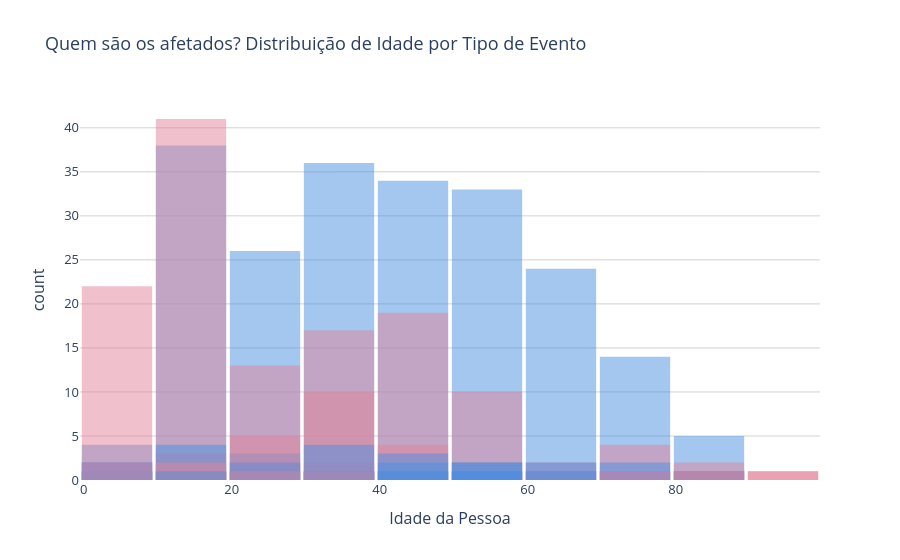

Notebook code for this chart:
### Code cell
# 1. Filtro de Segurança: Vamos criar uma cópia leve tirando o que for nulo ou 'None'
# Isso impede que textos perdidos quebrem o seu gráfico
df_grafico = df[df['Idade Evento'].notna()].copy()
df_grafico = df_grafico[df_grafico['Tipo de Evento'].notna()]

# Garante que a idade seja lida estritamente como número
df_grafico['Idade Evento'] = pd.to_numeric(df_grafico['Idade Evento'], errors='coerce')
df_grafico = df_grafico.dropna(subset=['Idade Evento'])

# 2. Criamos o Histograma (Super limpo e legível)
fig_distribuicao = px.histogram(
    df_grafico, 
    x='Idade Evento', 
    color='Tipo de Evento', 
    nbins=15,                    # Divide as idades em 15 blocos fáceis de ler
    barmode='overlay',           # Sobrepõe as cores com transparência para comparar
    title='Quem são os afetados? Distribuição de Idade por Tipo de Evento',
    labels={'Idade Evento': 'Idade da Pessoa', 'count': 'Quantidade de Casos'},
    color_discrete_sequence=['#4A90E2', '#E2849A']
)

# 3. Ajustes visuais agressivos para garantir legibilidade no VS Code
fig_distribuicao.update_layout(
    plot_bgcolor='white',        # Fundo branco limpo
    font=dict(size=13),          # Aumenta a letra para você conseguir ler sem esforço
    bargap=0.05,                 # Espaço elegante entre as barras
    showlegend=False,             # Esconde a legenda para não poluir o visual
    legend=dict(orientation="h", yanchor="bottom", y=1.02, xanchor="left", x=0) # Legenda deitada no topo
)

# Adiciona linhas de grade horizontais bem discretas
fig_distribuicao.update_yaxes(showgrid=True, gridcolor='LightGrey')

fig_distribuicao.show()

### Figure 1 — Plotly figure (JSON) as saved in the notebook; plotly's stock layout.template omitted (floating-point values rounded to 4 significant figures; data arrays with more than 128 entries replaced by an {"elided": "..."} marker saying what was removed)
{"data": [{"bingroup": "x", "hovertemplate": "Tipo de Evento=Erro de Imunização<br>Idade da Pessoa=%{x}<br>count=%{y}<extra></extra>", "legendgroup": "Erro de Imunização", "marker": {"color": "#4A90E2", "opacity": 0.5, "pattern": {"shape": ""}}, "name": "Erro de Imunização", "nbinsx": 15, "orientation": "v", "showlegend": true, "type": "histogram", "x": {"elided": "214 float values"}, "xaxis": "x", "yaxis": "y"}, {"bingroup": "x", "hovertemplate": "Tipo de Evento=Evento Adverso<br>Idade da Pessoa=%{x}<br>count=%{y}<extra></extra>", "legendgroup": "Evento Adverso", "marker": {"color": "#E2849A", "opacity": 0.5, "pattern": {"shape": ""}}, "name": "Evento Adverso", "nbinsx": 15, "orientation": "v", "showlegend": true, "type": "histogram", "x": [31.0, 44.0, 34.0, 37.0, 37.0, 71.0, 37.0, 45.0, 90.0, 0.0, 21.0, 59.0, 61.0, 35.0, 11.0, 37.0, 40.0, 22.0, 22.0, 19.0, 8.0, 81.0, 44.0, 36.0, 27.0, 30.0, 34.0, 81.0, 51.0, 22.0, 10.0], "xaxis": "x", "yaxis": "y"}, {"bingroup": "x", "hovertemplate": "Tipo de Evento=Evento Adverso / 2: Evento Adverso / 3: Evento Adverso / 4: Evento Adverso / 5: Evento Adverso<br>Idade da Pessoa=%{x}<br>count=%{y}<extra></extra>", "legendgroup": "Evento Adverso / 2: Evento Adverso / 3: Evento Adverso / 4: Evento Adverso / 5: Evento Adverso", "marker": {"color": "#4A90E2", "opacity": 0.5, "pattern": {"shape": ""}}, "name": "Evento Adverso / 2: Evento Adverso / 3: Evento Adverso / 4: Evento Adverso / 5: Evento Adverso", "nbinsx": 15, "orientation": "v", "showlegend": true, "type": "histogram", "x": [39.0, 28.0, 28.0, 28.0], "xaxis": "x", "yaxis": "y"}, {"bingroup": "x", "hovertemplate": "Tipo de Evento=Evento Adverso / 2: Evento Adverso / 3: Evento Adverso / 4: Evento Adverso / 5: Evento Adverso / 6: Evento Adverso<br>Idade da Pessoa=%{x}<br>count=%{y}<extra></extra>", "legendgroup": "Evento Adverso / 2: Evento Adverso / 3: Evento Adverso / 4: Evento Adverso / 5: Evento Adverso / 6: Evento Adverso", "marker": {"color": "#E2849A", "opacity": 0.5, "pattern": {"shape": ""}}, "name": "Evento Adverso / 2: Evento Adverso / 3: Evento Adverso / 4: Evento Adverso / 5: Evento Adverso / 6: Evento Adverso", "nbinsx": 15, "orientation": "v", "showlegend": true, "type": "histogram", "x": [59.0, 30.0, 32.0, 22.0], "xaxis": "x", "yaxis": "y"}, {"bingroup": "x", "hovertemplate": "Tipo de Evento=Erro de imunização/ 2: Erro de imunização/ 3: Evento Adverso / 4: Evento Adverso<br>Idade da Pessoa=%{x}<br>count=%{y}<extra></extra>", "legendgroup": "Erro de imunização/ 2: Erro de imunização/ 3: Evento Adverso / 4: Evento Adverso", "marker": {"color": "#4A90E2", "opacity": 0.5, "pattern": {"shape": ""}}, "name": "Erro de imunização/ 2: Erro de imunização/ 3: Evento Adverso / 4: Evento Adverso", "nbinsx": 15, "orientation": "v", "showlegend": true, "type": "histogram", "x": [81.0], "xaxis": "x", "yaxis": "y"}, {"bingroup": "x", "hovertemplate": "Tipo de Evento=Erro de imunização<br>Idade da Pessoa=%{x}<br>count=%{y}<extra></extra>", "legendgroup": "Erro de imunização", "marker": {"color": "#E2849A", "opacity": 0.5, "pattern": {"shape": ""}}, "name": "Erro de imunização", "nbinsx": 15, "orientation": "v", "showlegend": true, "type": "histogram", "x": {"elided": "130 float values"}, "xaxis": "x", "yaxis": "y"}, {"bingroup": "x", "hovertemplate": "Tipo de Evento=Erro de imunização/ 2: Evento Adverso / 3: Evento Adverso<br>Idade da Pessoa=%{x}<br>count=%{y}<extra></extra>", "legendgroup": "Erro de imunização/ 2: Evento Adverso / 3: Evento Adverso", "marker": {"color": "#4A90E2", "opacity": 0.5, "pattern": {"shape": ""}}, "name": "Erro de imunização/ 2: Evento Adverso / 3: Evento Adverso", "nbinsx": 15, "orientation": "v", "showlegend": true, "type": "histogram", "x": [75.0, 18.0, 16.0, 70.0, 15.0, 35.0, 14.0, 4.0, 3.0], "xaxis": "x", "yaxis": "y"}, {"bingroup": "x", "hovertemplate": "Tipo de Evento=Erro de imunização/ 2: Evento Adverso<br>Idade da Pessoa=%{x}<br>count=%{y}<extra></extra>", "legendgroup": "Erro de imunização/ 2: Evento Adverso", "marker": {"color": "#E2849A", "opacity": 0.5, "pattern": {"shape": ""}}, "name": "Erro de imunização/ 2: Evento Adverso", "nbinsx": 15, "orientation": "v", "showlegend": true, "type": "histogram", "x": [28.0, 21.0, 11.0, 12.0], "xaxis": "x", "yaxis": "y"}, {"bingroup": "x", "hovertemplate": "Tipo de Evento=Erro de imunização/ 2: Evento Adverso / 3: Evento Adverso / 4: Evento Adverso<br>Idade da Pessoa=%{x}<br>count=%{y}<extra></extra>", "legendgroup": "Erro de imunização/ 2: Evento Adverso / 3: Evento Adverso / 4: Evento Adverso", "marker": {"color": "#4A90E2", "opacity": 0.5, "pattern": {"shape": ""}}, "name": "Erro de imunização/ 2: Evento Adverso / 3: Evento Adverso / 4: Evento Adverso", "nbinsx": 15, "orientation": "v", "showlegend": true, "type": "histogram", "x": [76.0, 43.0, 46.0, 10.0, 40.0], "xaxis": "x", "yaxis": "y"}, {"bingroup": "x", "hovertemplate": "Tipo de Evento=Erro de imunização/ 2: Evento Adverso / 3: Evento Adverso / 4: Evento Adverso / 5: Evento Adverso / 6: Evento Adverso / 7: Evento Adverso<br>Idade da Pessoa=%{x}<br>count=%{y}<extra></extra>", "legendgroup": "Erro de imunização/ 2: Evento Adverso / 3: Evento Adverso / 4: Evento Adverso / 5: Evento Adverso / 6: Evento Adverso / 7: Evento Adverso", "marker": {"color": "#E2849A", "opacity": 0.5, "pattern": {"shape": ""}}, "name": "Erro de imunização/ 2: Evento Adverso / 3: Evento Adverso / 4: Evento Adverso / 5: Evento Adverso / 6: Evento Adverso / 7: Evento Adverso", "nbinsx": 15, "orientation": "v", "showlegend": true, "type": "histogram", "x": [30.0, 47.0], "xaxis": "x", "yaxis": "y"}, {"bingroup": "x", "hovertemplate": "Tipo de Evento=Erro de imunização/ 2: Evento Adverso / 3: Evento Adverso / 4: Evento Adverso / 5: Evento Adverso / 6: Evento Adverso<br>Idade da Pessoa=%{x}<br>count=%{y}<extra></extra>", "legendgroup": "Erro de imunização/ 2: Evento Adverso / 3: Evento Adverso / 4: Evento Adverso / 5: Evento Adverso / 6: Evento Adverso", "marker": {"color": "#4A90E2", "opacity": 0.5, "pattern": {"shape": ""}}, "name": "Erro de imunização/ 2: Evento Adverso / 3: Evento Adverso / 4: Evento Adverso / 5: Evento Adverso / 6: Evento Adverso", "nbinsx": 15, "orientation": "v", "showlegend": true, "type": "histogram", "x": [37.0, 8.0], "xaxis": "x", "yaxis": "y"}, {"bingroup": "x", "hovertemplate": "Tipo de Evento=Evento Adverso / 2: Evento Adverso / 3: Evento Adverso / 4: Erro de imunização<br>Idade da Pessoa=%{x}<br>count=%{y}<extra></extra>", "legendgroup": "Evento Adverso / 2: Evento Adverso / 3: Evento Adverso / 4: Erro de imunização", "marker": {"color": "#E2849A", "opacity": 0.5, "pattern": {"shape": ""}}, "name": "Evento Adverso / 2: Evento Adverso / 3: Evento Adverso / 4: Erro de imunização", "nbinsx": 15, "orientation": "v", "showlegend": true, "type": "histogram", "x": [72.0], "xaxis": "x", "yaxis": "y"}, {"bingroup": "x", "hovertemplate": "Tipo de Evento=Evento Adverso / 2: Evento Adverso / 3: Evento Adverso / 4: Evento Adverso / 5: Evento Adverso / 6: Evento Adverso / 7: Evento Adverso / 8: Evento Adverso / 9: Evento Adverso / 10: Evento Adverso / 11: Evento Adverso / 12: Evento Adverso / 13: Erro de imunização<br>Idade da Pessoa=%{x}<br>count=%{y}<extra></extra>", "legendgroup": "Evento Adverso / 2: Evento Adverso / 3: Evento Adverso / 4: Evento Adverso / 5: Evento Adverso / 6: Evento Adverso / 7: Evento Adverso / 8: Evento Adverso / 9: Evento Adverso / 10: Evento Adverso / 11: Evento Adverso / 12: Evento Adverso / 13: Erro de imunização", "marker": {"color": "#4A90E2", "opacity": 0.5, "pattern": {"shape": ""}}, "name": "Evento Adverso / 2: Evento Adverso / 3: Evento Adverso / 4: Evento Adverso / 5: Evento Adverso / 6: Evento Adverso / 7: Evento Adverso / 8: Evento Adverso / 9: Evento Adverso / 10: Evento Adverso / 11: Evento Adverso / 12: Evento Adverso / 13: Erro de imunização", "nbinsx": 15, "orientation": "v", "showlegend": true, "type": "histogram", "x": [0.0], "xaxis": "x", "yaxis": "y"}, {"bingroup": "x", "hovertemplate": "Tipo de Evento=Erro de imunização/ 2: Evento Adverso / 3: Evento Adverso / 4: Evento Adverso / 5: Evento Adverso<br>Idade da Pessoa=%{x}<br>count=%{y}<extra></extra>", "legendgroup": "Erro de imunização/ 2: Evento Adverso / 3: Evento Adverso / 4: Evento Adverso / 5: Evento Adverso", "marker": {"color": "#E2849A", "opacity": 0.5, "pattern": {"shape": ""}}, "name": "Erro de imunização/ 2: Evento Adverso / 3: Evento Adverso / 4: Evento Adverso / 5: Evento Adverso", "nbinsx": 15, "orientation": "v", "showlegend": true, "type": "histogram", "x": [17.0], "xaxis": "x", "yaxis": "y"}, {"bingroup": "x", "hovertemplate": "Tipo de Evento=Erro de imunização/ 2: Evento Adverso / 3: Evento Adverso / 4: Evento Adverso / 5: Evento Adverso / 6: Evento Adverso / 7: Evento Adverso / 8: Evento Adverso / 9: Evento Adverso<br>Idade da Pessoa=%{x}<br>count=%{y}<extra></extra>", "legendgroup": "Erro de imunização/ 2: Evento Adverso / 3: Evento Adverso / 4: Evento Adverso / 5: Evento Adverso / 6: Evento Adverso / 7: Evento Adverso / 8: Evento Adverso / 9: Evento Adverso", "marker": {"color": "#4A90E2", "opacity": 0.5, "pattern": {"shape": ""}}, "name": "Erro de imunização/ 2: Evento Adverso / 3: Evento Adverso / 4: Evento Adverso / 5: Evento Adverso / 6: Evento Adverso / 7: Evento Adverso / 8: Evento Adverso / 9: Evento Adverso", "nbinsx": 15, "orientation": "v", "showlegend": true, "type": "histogram", "x": [37.0], "xaxis": "x", "yaxis": "y"}, {"bingroup": "x", "hovertemplate": "Tipo de Evento=Erro de imunização/ 2: Erro de imunização<br>Idade da Pessoa=%{x}<br>count=%{y}<extra></extra>", "legendgroup": "Erro de imunização/ 2: Erro de imunização", "marker": {"color": "#E2849A", "opacity": 0.5, "pattern": {"shape": ""}}, "name": "Erro de imunização/ 2: Erro de imunização", "nbinsx": 15, "orientation": "v", "showlegend": true, "type": "histogram", "x": [80.0, 11.0], "xaxis": "x", "yaxis": "y"}, {"bingroup": "x", "hovertemplate": "Tipo de Evento=Erro de imunização/ 2: Evento Adverso / 3: Evento Adverso / 4: Evento Adverso / 5: Evento Adverso / 6: Evento Adverso / 7: Evento Adverso / 8: Evento Adverso / 9: Evento Adverso / 10: Evento Adverso / 11: Evento Adverso / 12: Evento Adverso / 13: Evento Adverso / 14: Evento Adverso<br>Idade da Pessoa=%{x}<br>count=%{y}<extra></extra>", "legendgroup": "Erro de imunização/ 2: Evento Adverso / 3: Evento Adverso / 4: Evento Adverso / 5: Evento Adverso / 6: Evento Adverso / 7: Evento Adverso / 8: Evento Adverso / 9: Evento Adverso / 10: Evento Adverso / 11: Evento Adverso / 12: Evento Adverso / 13: Evento Adverso / 14: Evento Adverso", "marker": {"color": "#4A90E2", "opacity": 0.5, "pattern": {"shape": ""}}, "name": "Erro de imunização/ 2: Evento Adverso / 3: Evento Adverso / 4: Evento Adverso / 5: Evento Adverso / 6: Evento Adverso / 7: Evento Adverso / 8: Evento Adverso / 9: Evento Adverso / 10: Evento Adverso / 11: Evento Adverso / 12: Evento Adverso / 13: Evento Adverso / 14: Evento Adverso", "nbinsx": 15, "orientation": "v", "showlegend": true, "type": "histogram", "x": [16.0], "xaxis": "x", "yaxis": "y"}, {"bingroup": "x", "hovertemplate": "Tipo de Evento=Evento Adverso / 2: Evento Adverso / 3: Evento Adverso / 4: Evento Adverso / 5: Evento Adverso / 6: Evento Adverso / 7: Evento Adverso / 8: Evento Adverso / 9: Erro de imunização<br>Idade da Pessoa=%{x}<br>count=%{y}<extra></extra>", "legendgroup": "Evento Adverso / 2: Evento Adverso / 3: Evento Adverso / 4: Evento Adverso / 5: Evento Adverso / 6: Evento Adverso / 7: Evento Adverso / 8: Evento Adverso / 9: Erro de imunização", "marker": {"color": "#E2849A", "opacity": 0.5, "pattern": {"shape": ""}}, "name": "Evento Adverso / 2: Evento Adverso / 3: Evento Adverso / 4: Evento Adverso / 5: Evento Adverso / 6: Evento Adverso / 7: Evento Adverso / 8: Evento Adverso / 9: Erro de imunização", "nbinsx": 15, "orientation": "v", "showlegend": true, "type": "histogram", "x": [3.0], "xaxis": "x", "yaxis": "y"}, {"bingroup": "x", "hovertemplate": "Tipo de Evento=Evento Adverso / 2: Evento Adverso / 3: Evento Adverso / 4: Evento Adverso<br>Idade da Pessoa=%{x}<br>count=%{y}<extra></extra>", "legendgroup": "Evento Adverso / 2: Evento Adverso / 3: Evento Adverso / 4: Evento Adverso", "marker": {"color": "#4A90E2", "opacity": 0.5, "pattern": {"shape": ""}}, "name": "Evento Adverso / 2: Evento Adverso / 3: Evento Adverso / 4: Evento Adverso", "nbinsx": 15, "orientation": "v", "showlegend": true, "type": "histogram", "x": [28.0, 30.0, 57.0, 34.0, 32.0, 34.0, 24.0, 59.0], "xaxis": "x", "yaxis": "y"}, {"bingroup": "x", "hovertemplate": "Tipo de Evento=Evento Adverso / 2: Evento Adverso / 3: Evento Adverso / 4: Evento Adverso / 5: Evento Adverso / 6: Evento Adverso / 7: Evento Adverso / 8: Evento Adverso<br>Idade da Pessoa=%{x}<br>count=%{y}<extra></extra>", "legendgroup": "Evento Adverso / 2: Evento Adverso / 3: Evento Adverso / 4: Evento Adverso / 5: Evento Adverso / 6: Evento Adverso / 7: Evento Adverso / 8: Evento Adverso", "marker": {"color": "#E2849A", "opacity": 0.5, "pattern": {"shape": ""}}, "name": "Evento Adverso / 2: Evento Adverso / 3: Evento Adverso / 4: Evento Adverso / 5: Evento Adverso / 6: Evento Adverso / 7: Evento Adverso / 8: Evento Adverso", "nbinsx": 15, "orientation": "v", "showlegend": true, "type": "histogram", "x": [64.0], "xaxis": "x", "yaxis": "y"}, {"bingroup": "x", "hovertemplate": "Tipo de Evento=Evento Adverso / 2: Evento Adverso<br>Idade da Pessoa=%{x}<br>count=%{y}<extra></extra>", "legendgroup": "Evento Adverso / 2: Evento Adverso", "marker": {"color": "#4A90E2", "opacity": 0.5, "pattern": {"shape": ""}}, "name": "Evento Adverso / 2: Evento Adverso", "nbinsx": 15, "orientation": "v", "showlegend": true, "type": "histogram", "x": [50.0, 50.0, 48.0, 28.0, 66.0, 43.0], "xaxis": "x", "yaxis": "y"}, {"bingroup": "x", "hovertemplate": "Tipo de Evento=Evento Adverso / 2: Evento Adverso / 3: Evento Adverso / 4: Evento Adverso / 5: Evento Adverso / 6: Evento Adverso / 7: Evento Adverso / 8: Evento Adverso / 9: Evento Adverso / 10: Evento Adverso / 11: Evento Adverso / 12: Evento Adverso / 13: Evento Adverso / 14: Evento Adverso / 15: Evento Adverso / 16: Evento Adverso<br>Idade da Pessoa=%{x}<br>count=%{y}<extra></extra>", "legendgroup": "Evento Adverso / 2: Evento Adverso / 3: Evento Adverso / 4: Evento Adverso / 5: Evento Adverso / 6: Evento Adverso / 7: Evento Adverso / 8: Evento Adverso / 9: Evento Adverso / 10: Evento Adverso / 11: Evento Adverso / 12: Evento Adverso / 13: Evento Adverso / 14: Evento Adverso / 15: Evento Adverso / 16: Evento Adverso", "marker": {"color": "#E2849A", "opacity": 0.5, "pattern": {"shape": ""}}, "name": "Evento Adverso / 2: Evento Adverso / 3: Evento Adverso / 4: Evento Adverso / 5: Evento Adverso / 6: Evento Adverso / 7: Evento Adverso / 8: Evento Adverso / 9: Evento Adverso / 10: Evento Adverso / 11: Evento Adverso / 12: Evento Adverso / 13: Evento Adverso / 14: Evento Adverso / 15: Evento Adverso / 16: Evento Adverso", "nbinsx": 15, "orientation": "v", "showlegend": true, "type": "histogram", "x": [27.0], "xaxis": "x", "yaxis": "y"}, {"bingroup": "x", "hovertemplate": "Tipo de Evento=Evento Adverso / 2: Evento Adverso / 3: Evento Adverso<br>Idade da Pessoa=%{x}<br>count=%{y}<extra></extra>", "legendgroup": "Evento Adverso / 2: Evento Adverso / 3: Evento Adverso", "marker": {"color": "#4A90E2", "opacity": 0.5, "pattern": {"shape": ""}}, "name": "Evento Adverso / 2: Evento Adverso / 3: Evento Adverso", "nbinsx": 15, "orientation": "v", "showlegend": true, "type": "histogram", "x": [46.0, 52.0, 0.0, 0.0], "xaxis": "x", "yaxis": "y"}, {"bingroup": "x", "hovertemplate": "Tipo de Evento=Evento Adverso / 2: Evento Adverso / 3: Evento Adverso / 4: Evento Adverso / 5: Evento Adverso / 6: Evento Adverso / 7: Evento Adverso / 8: Evento Adverso / 9: Evento Adverso / 10: Evento Adverso<br>Idade da Pessoa=%{x}<br>count=%{y}<extra></extra>", "legendgroup": "Evento Adverso / 2: Evento Adverso / 3: Evento Adverso / 4: Evento Adverso / 5: Evento Adverso / 6: Evento Adverso / 7: Evento Adverso / 8: Evento Adverso / 9: Evento Adverso / 10: Evento Adverso", "marker": {"color": "#E2849A", "opacity": 0.5, "pattern": {"shape": ""}}, "name": "Evento Adverso / 2: Evento Adverso / 3: Evento Adverso / 4: Evento Adverso / 5: Evento Adverso / 6: Evento Adverso / 7: Evento Adverso / 8: Evento Adverso / 9: Evento Adverso / 10: Evento Adverso", "nbinsx": 15, "orientation": "v", "showlegend": true, "type": "histogram", "x": [32.0], "xaxis": "x", "yaxis": "y"}, {"bingroup": "x", "hovertemplate": "Tipo de Evento=Erro de Imunização / 2: Evento Adverso<br>Idade da Pessoa=%{x}<br>count=%{y}<extra></extra>", "legendgroup": "Erro de Imunização / 2: Evento Adverso", "marker": {"color": "#4A90E2", "opacity": 0.5, "pattern": {"shape": ""}}, "name": "Erro de Imunização / 2: Evento Adverso", "nbinsx": 15, "orientation": "v", "showlegend": true, "type": "histogram", "x": [5.0], "xaxis": "x", "yaxis": "y"}, {"bingroup": "x", "hovertemplate": "Tipo de Evento=Erro de Imunização / 2: Evento Adverso / 3: Evento Adverso<br>Idade da Pessoa=%{x}<br>count=%{y}<extra></extra>", "legendgroup": "Erro de Imunização / 2: Evento Adverso / 3: Evento Adverso", "marker": {"color": "#E2849A", "opacity": 0.5, "pattern": {"shape": ""}}, "name": "Erro de Imunização / 2: Evento Adverso / 3: Evento Adverso", "nbinsx": 15, "orientation": "v", "showlegend": true, "type": "histogram", "x": [5.0, 5.0], "xaxis": "x", "yaxis": "y"}, {"bingroup": "x", "hovertemplate": "Tipo de Evento=Erro de Imunização / 2: Erro de Imunização<br>Idade da Pessoa=%{x}<br>count=%{y}<extra></extra>", "legendgroup": "Erro de Imunização / 2: Erro de Imunização", "marker": {"color": "#4A90E2", "opacity": 0.5, "pattern": {"shape": ""}}, "name": "Erro de Imunização / 2: Erro de Imunização", "nbinsx": 15, "orientation": "v", "showlegend": true, "type": "histogram", "x": [84.0, 61.0, 65.0, 45.0, 59.0], "xaxis": "x", "yaxis": "y"}, {"bingroup": "x", "hovertemplate": "Tipo de Evento=Evento Adverso / 2: Evento Adverso / 3: Evento Adverso / 4: Evento Adverso / 5: Evento Adverso / 6: Evento Adverso / 7: Evento Adverso<br>Idade da Pessoa=%{x}<br>count=%{y}<extra></extra>", "legendgroup": "Evento Adverso / 2: Evento Adverso / 3: Evento Adverso / 4: Evento Adverso / 5: Evento Adverso / 6: Evento Adverso / 7: Evento Adverso", "marker": {"color": "#E2849A", "opacity": 0.5, "pattern": {"shape": ""}}, "name": "Evento Adverso / 2: Evento Adverso / 3: Evento Adverso / 4: Evento Adverso / 5: Evento Adverso / 6: Evento Adverso / 7: Evento Adverso", "nbinsx": 15, "orientation": "v", "showlegend": true, "type": "histogram", "x": [85.0], "xaxis": "x", "yaxis": "y"}], "layout": {"bargap": 0.05, "barmode": "overlay", "font": {"size": 13}, "legend": {"orientation": "h", "title": {"text": "Tipo de Evento"}, "tracegroupgap": 0, "x": 0, "xanchor": "left", "y": 1.02, "yanchor": "bottom"}, "plot_bgcolor": "white", "showlegend": false, "title": {"text": "Quem são os afetados? Distribuição de Idade por Tipo de Evento"}, "xaxis": {"anchor": "y", "domain": [0, 1], "title": {"text": "Idade da Pessoa"}}, "yaxis": {"anchor": "x", "domain": [0, 1], "gridcolor": "LightGrey", "showgrid": true, "title": {"text": "count"}}}}
